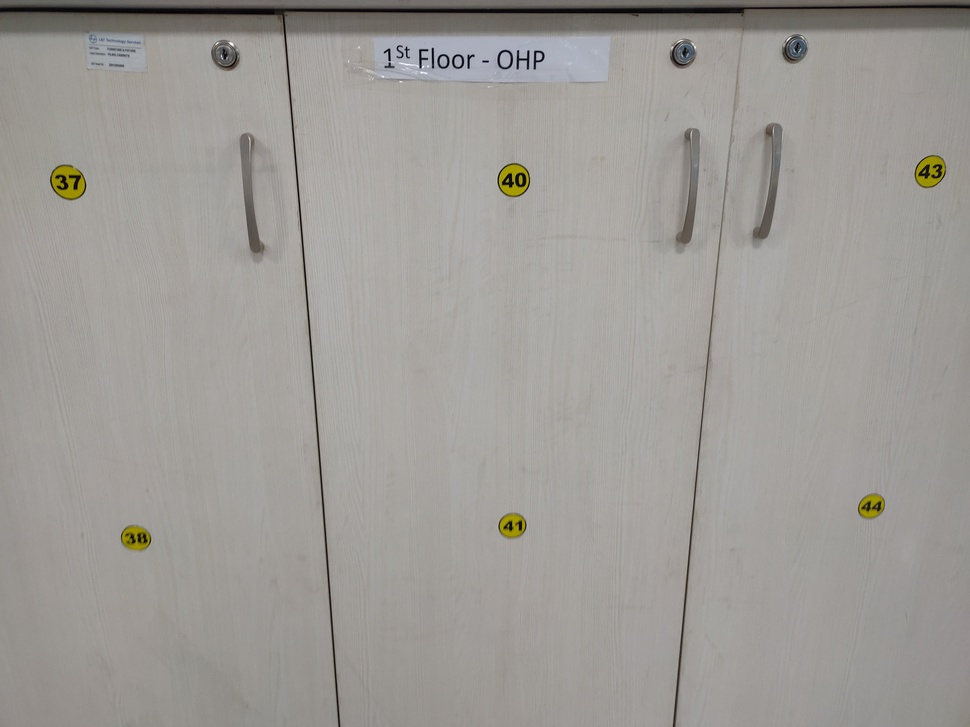
#> input picture scripts/sample1.jpg, 970 x 727 px, shrunk from 4608 x 3456 before the run
$ jupyter execute distance_by_contour_detection.ipynb   (shell and % lines are left out)   (older library calls are emulated)
#> lines starting #> are read from the running program, lines starting #| are printed output that depends on the picture; after the words box and inside, x2 and y2 are one past the last pixel; in counts of white or black regions, pixels touching at a corner belong together
# Distance measurement using Contours with opencv in python

[cell 1]
#imports
from os import path
import cv2 as cv
import numpy as np
from scipy.spatial import distance as dist
from imutils import perspective, contours, grab_contours, is_cv2
from matplotlib import pyplot as plt

[cell 2]
curdir = path.abspath("")

[cell 3]
def midpoint(ptA, ptB):
    return ((ptA[0] + ptB[0]) * 0.5, (ptA[1] + ptB[1]) * 0.5)

[cell 4]
# load the image, convert it to grayscale, and blur it slightly
image = cv.imread(path.abspath(path.join(curdir,"sample1.jpg")))
#> image is the input picture: shape (727, 970, 3); mean B, G, R 150.7, 155, 157.9

sticker_diameter = 30 #mm

[cell 5]
gray = cv.cvtColor(image, cv.COLOR_BGR2GRAY)
plt.style.use("seaborn-poster")
plt.xticks([]),plt.yticks([])
plt.imshow(gray,cmap="gray")

[cell 6]
blured = cv.GaussianBlur(gray, (9, 9), 0)
plt.xticks([]),plt.yticks([])
plt.imshow(blured,cmap="gray")

[cell 7]
# perform edge detection, then perform a dilation + erosion to
# close gaps in between object edges
edged = cv.Canny(blured, 50, 100)
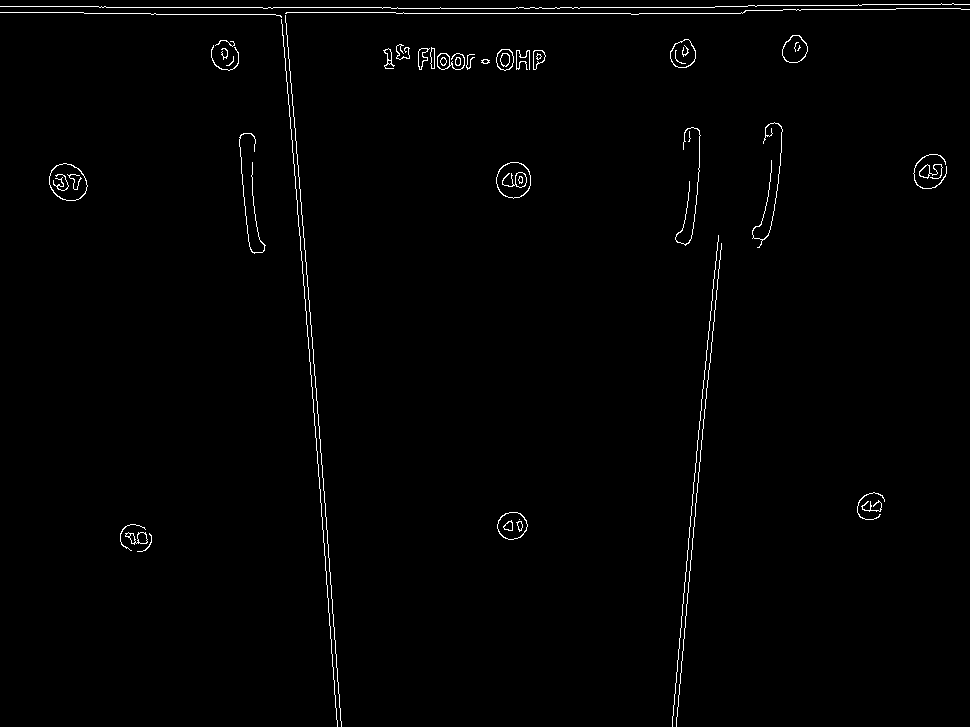
#> edged: shape (727, 970); 1.1% white in thin lines or dots
plt.xticks([]),plt.yticks([])
plt.imshow(edged,cmap="gray")

[cell 8]
dilated = cv.dilate(edged, None, iterations=1)
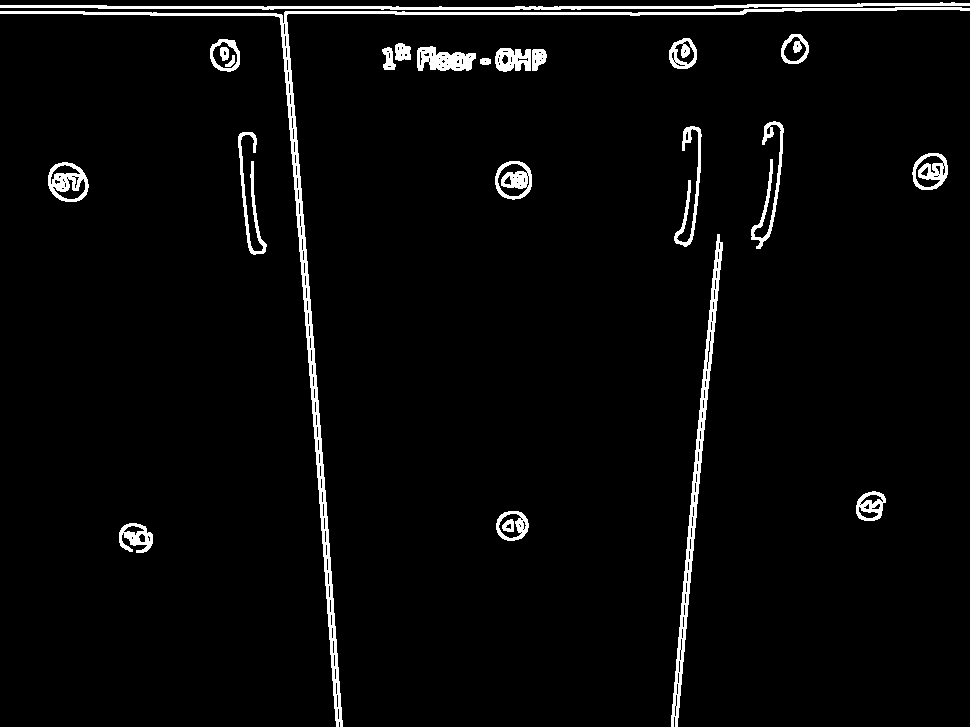
#> dilated: shape (727, 970); 3.4% white; 24 white regions
plt.xticks([]),plt.yticks([])
plt.imshow(dilated,cmap="gray")

[cell 9]
# find contours in the edge map
cnts = cv.findContours(dilated.copy(), cv.RETR_EXTERNAL, cv.CHAIN_APPROX_SIMPLE)
#> cnts = 21 contours; largest, box (x1, y1, x2, y2) and area: (0, 7, 970, 727) 6299, (671, 234, 723, 727) 2994, (0, 2, 970, 10) 2015, (48, 162, 89, 202) 1234, (495, 161, 532, 200) 1120
cnts = grab_contours(cnts)

[cell 10]
# sort the contours from left-to-right and, then initialize the
# distance colors and reference object
(cnts, _) = contours.sort_contours(cnts)
colors = ((0, 0, 255), (240, 0, 159), (0, 165, 255), (255, 255, 0),(255, 0, 255))
refObj = None
pixel_width_of_ref_obj = None

[cell 11]
# loop over the contours individually
orig = image.copy()
for c in cnts:
    # if the contour is not sufficiently large, ignore it
    if cv.contourArea(c) < 100:
        continue
    # compute the rotated bounding box of the contour
    box = cv.minAreaRect(c)
    box = cv.cv.BoxPoints(box) if is_cv2() else cv.boxPoints(box)
    box = np.array(box, dtype="int")

    # order the points in the contour such that they appear
    # in top-left, top-right, bottom-right, and bottom-left
    # order, then draw the outline of the rotated bounding
    # box

    box = perspective.order_points(box)
    # compute the center of the bounding box
    cX = np.average(box[:, 0])
    cY = np.average(box[:, 1])

    # if this is the first contour we are examining (i.e.,
    # the left-most contour), we presume this is the
    # reference object

    if refObj is None:

        # unpack the ordered bounding box, then compute the
        # midpoint between the top-left and top-right points,
        # followed by the midpoint between the top-right and
        # bottom-right

        (tl, tr, br, bl) = box
        (tlblX, tlblY) = midpoint(tl, bl)
        (trbrX, trbrY) = midpoint(tr, br)
        # compute the Euclidean distance between the midpoints,
        # then construct the reference object
        D = dist.euclidean((tlblX, tlblY), (trbrX, trbrY))
        # the refObj has three values
        # 4 corner values as box(numpy array)
        # center points cX,cY,
        #actual real world size D/sticker_diameter
        refObj = (box, (cX, cY), D / sticker_diameter)
        pixel_width_of_ref_obj = D
        cv.drawContours(orig, [refObj[0].astype("int")], -1, (0, 255, 0), 2)
        refCoords = []
        refCoords.append(refObj[1])
        continue

    # draw the contours on the image
    cv.drawContours(orig, [box.astype("int")], -1, (0, 255, 0), 2)

    # stack the reference coordinates and the object coordinates
    # to include the object center
#     refCoords = np.vstack([refObj[0], refObj[1]])
#     objCoords = np.vstack([box, (cX, cY)])
    objCoords = []
    objCoords.append((cX, cY))

    #loop over the original points
    for ((xA, yA), (xB, yB), color) in zip(refCoords, objCoords, colors):
        # draw circles corresponding to the current points and
        # connect them with a line
        cv.circle(orig, (int(xA), int(yA)), 5, color, -1)
        cv.circle(orig, (int(xB), int(yB)), 5, color, -1)
        cv.line(orig, (int(xA), int(yA)), (int(xB), int(yB)),color, 2)
        # compute the Euclidean distance between the coordinates,
        # and then convert the distance in pixels to distance in
        # units
        D = dist.euclidean((xA, yA), (xB, yB)) / refObj[2]
        (mX, mY) = midpoint((xA, yA), (xB, yB))
        cv.putText(orig, "{:.1f}mm".format(D), (int(mX), int(mY - 10)),
        cv.FONT_HERSHEY_SIMPLEX, 2, color, 2)
#> this loop made 21 passes
#> (cX, cY, tl, tr, br, bl, tlblX, tlblY) on pass 1: (485.8, 366.8, [0, 11], [968, 6], [972, 723], [3, 727], 1.5, 369)
#> (box, cX, cY) on passes 2 to 7: ([[0, 5], [968, 1], [969, 7], [0, 10]], 484.2, 5.75), ([[48, 162], [88, 162], [88, 201], [48, 201]], 68, 181.5), ([[119, 523], [152, 523], [152, 552], [119, 552]], 135.5, 537.5), ([[210, 39], [239, 39], [239, 71], [210, 71]], 224.5, 55), ([[235, 132], [255, 130], [266, 252], [247, 254]], 250.8, 192), ([[381, 47], [393, 46], [395, 68], [383, 69]], 388, 57.5)
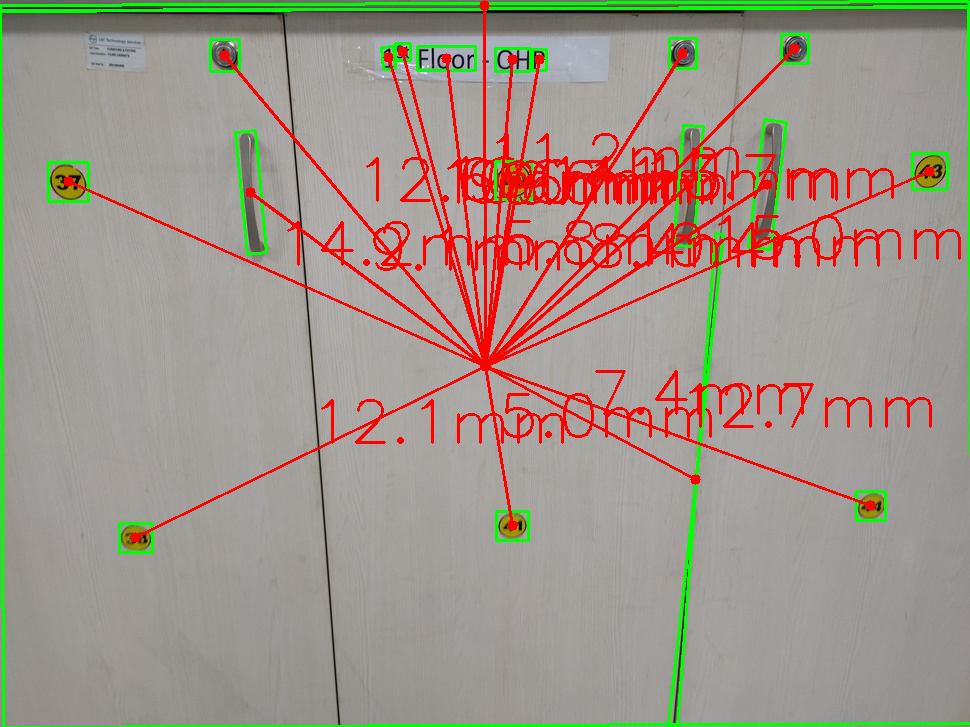
#> orig: shape (727, 970, 3); 8.83% of pixels changed, all inside (x1, y1, x2, y2) = (0, 0, 970, 727)
#> after the loop, pixel_width_of_ref_obj = 968.5; refCoords = [(485.8, 366.8)]; tlblX = 1.5; tlblY = 369; trbrX = 970; trbrY = 364.5

[cell 12]
cv.imwrite("distances.jpg",orig)
#> Out = True

[cell 13]
def distance_to_camera(knownWidth, focalLength, perWidth):
    # by using the relationship F/P = D/W
    #compute and return the distance from the maker to the camera
    return (knownWidth * focalLength) / perWidth

[cell 14]
camera_distance = distance_to_camera(sticker_diameter,45.72,pixel_width_of_ref_obj)
#> camera_distance = 1.42

[cell 15]
camera_distance # in mm
#> Out = 1.42

[cell 16]
pixel_width_of_ref_obj
#> Out = 968.5
